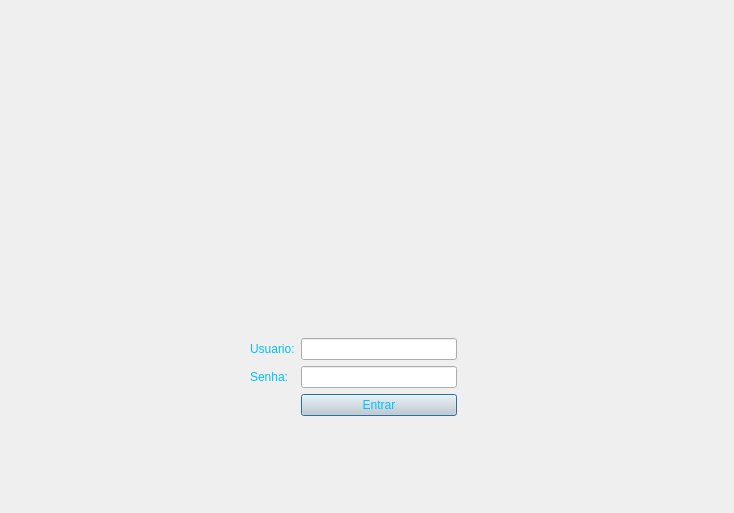
<?xml version="1.0" encoding="UTF-8"?>
<ui version="4.0">
 <class>JanelaDeLogin</class>
 <widget class="QDialog" name="JanelaDeLogin">
  <property name="geometry">
   <rect>
    <x>0</x>
    <y>0</y>
    <width>734</width>
    <height>513</height>
   </rect>
  </property>
  <property name="windowTitle">
   <string>Dialog</string>
  </property>
  <widget class="QWidget" name="layoutWidget">
   <property name="geometry">
    <rect>
     <x>250</x>
     <y>330</y>
     <width>207</width>
     <height>94</height>
    </rect>
   </property>
   <layout class="QVBoxLayout" name="verticalLayout">
    <item>
     <layout class="QGridLayout" name="gridLayout">
      <item row="1" column="0">
       <widget class="QLabel" name="labelSenha">
        <property name="styleSheet">
         <string notr="true">color: #00BFFF;
</string>
        </property>
        <property name="text">
         <string>Senha:</string>
        </property>
       </widget>
      </item>
      <item row="0" column="0">
       <widget class="QLabel" name="labelUsuario">
        <property name="styleSheet">
         <string notr="true">color: #00BFFF;
</string>
        </property>
        <property name="text">
         <string>Usuario:</string>
        </property>
       </widget>
      </item>
      <item row="1" column="1">
       <widget class="QLineEdit" name="lineEditSenha">
        <property name="styleSheet">
         <string notr="true"/>
        </property>
        <property name="echoMode">
         <enum>QLineEdit::EchoMode::Password</enum>
        </property>
       </widget>
      </item>
      <item row="0" column="1">
       <widget class="QLineEdit" name="lineEditUsuario">
        <property name="styleSheet">
         <string notr="true"/>
        </property>
       </widget>
      </item>
      <item row="2" column="1">
       <widget class="QPushButton" name="pushButtonEntrar">
        <property name="styleSheet">
         <string notr="true">color: #00BFFF;
background-color: #D3D3D3;</string>
        </property>
        <property name="text">
         <string>Entrar</string>
        </property>
       </widget>
      </item>
     </layout>
    </item>
   </layout>
  </widget>
  <widget class="QLabel" name="logoEmpresa">
   <property name="geometry">
    <rect>
     <x>180</x>
     <y>20</y>
     <width>391</width>
     <height>351</height>
    </rect>
   </property>
   <property name="text">
    <string/>
   </property>
   <property name="pixmap">
    <pixmap>slogan.png</pixmap>
   </property>
   <property name="scaledContents">
    <bool>true</bool>
   </property>
  </widget>
  <zorder>logoEmpresa</zorder>
  <zorder>layoutWidget</zorder>
 </widget>
 <resources/>
 <connections/>
</ui>
